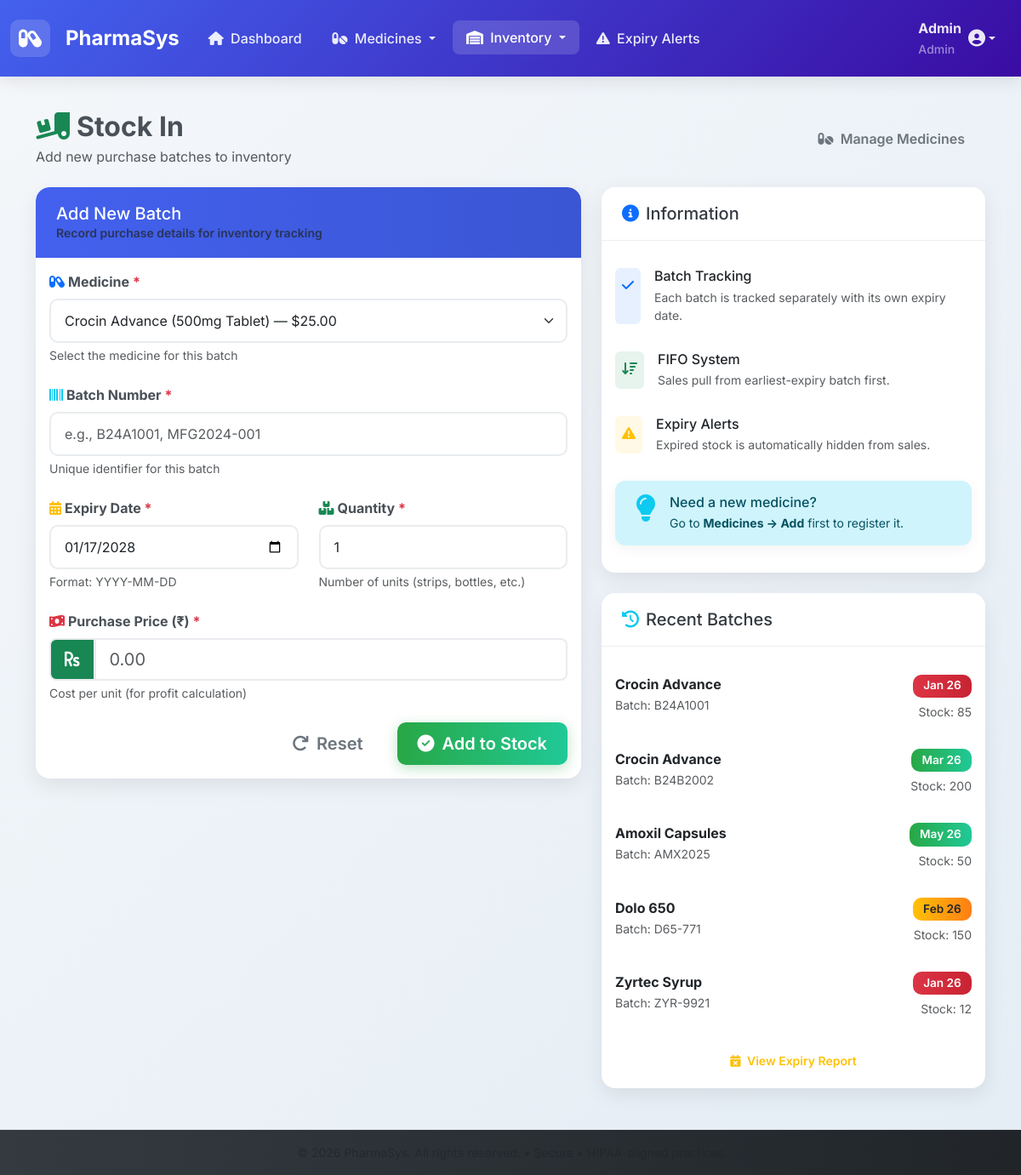
/inventory/stock-in.php?medicine_id=1 (signed in), run on the app's committed database.
### tables this page shows
CREATE TABLE batches (
    id INT AUTO_INCREMENT PRIMARY KEY,
    medicine_id INT NOT NULL,
    batch_number VARCHAR(100) NOT NULL,
    expiry_date DATE NOT NULL,
    quantity INT NOT NULL COMMENT 'Original quantity received',
    purchase_price DECIMAL(10,2) NOT NULL,
    remaining_stock INT NOT NULL,
    created_at TIMESTAMP DEFAULT CURRENT_TIMESTAMP,
    FOREIGN KEY (medicine_id) REFERENCES medicines(id) ON DELETE CASCADE,
    INDEX idx_medicine_id (medicine_id),
    INDEX idx_expiry (expiry_date, remaining_stock)
);

CREATE TABLE medicines (
    id INT AUTO_INCREMENT PRIMARY KEY,
    name VARCHAR(255) NOT NULL,
    generic_name VARCHAR(255),
    dosage VARCHAR(100),
    price DECIMAL(10,2) NOT NULL,
    created_at TIMESTAMP DEFAULT CURRENT_TIMESTAMP
);

### inventory/stock-in.php (the view, shortened to what this page needs)
<?php
require_once '../includes/config.php';
$stmt = $pdo->query("SELECT id, name, generic_name, dosage, price FROM medicines ORDER BY name");
$medicines = $stmt->fetchAll();
$pre_selected_id = $_GET['medicine_id'] ?? null;
$recent_batches = $pdo->query("
    SELECT b.batch_number, b.expiry_date, m.name, b.remaining_stock, b.created_at
    FROM batches b
    JOIN medicines m ON b.medicine_id = m.id
    ORDER BY b.created_at DESC
    LIMIT 5
")->fetchAll();
?>
<?php include '../includes/header.php'; ?>
<div class="d-flex justify-content-between align-items-center mb-4">
    <div>
        <h2 class="fw-bold mb-1"><i class="fas fa-truck-loading me-2 text-success"></i>Stock In</h2>
        <p class="text-muted mb-0">Add new purchase batches to inventory</p>
    </div>
    <a href="../medicines/list.php" class="btn btn-outline-secondary">
        <i class="fas fa-pills me-1"></i> Manage Medicines
    </a>
</div>
<div class="row">
    <div class="col-lg-7">
        <div class="card">
            <div class="card-header">
                <h5 class="mb-0">Add New Batch</h5>
                <p class="text-muted mb-0 small">Record purchase details for inventory tracking</p>
            </div>
            <div class="card-body">
                <form method="POST">
                    <div class="mb-4">
                        <label for="medicine_id" class="form-label fw-bold">
                            <i class="fas fa-capsules me-1 text-primary"></i>Medicine <span class="text-danger">*</span>
                        </label>
                        <select id="medicine_id" name="medicine_id" class="form-select form-select-lg" required>
                            <?php foreach ($medicines as $m): ?>
                            <option value="<?= $m['id'] ?>"
                                    <?= ($pre_selected_id && $m['id'] == $pre_selected_id) ||
                                         (isset($_POST['medicine_id']) && $m['id'] == $_POST['medicine_id'])
                                        ? 'selected' : '' ?>>
                                <?= htmlspecialchars($m['name']) ?>
                                <?= $m['dosage'] ? "({$m['dosage']})" : '' ?>
                            </option>
                            <?php endforeach; ?>
                        </select>
                        <div class="form-text">Select the medicine for this batch</div>
                    </div>
                    <div class="mb-4">
                        <label for="batch_number" class="form-label fw-bold">
                            <i class="fas fa-barcode me-1 text-info"></i>Batch Number <span class="text-danger">*</span>
                        </label>
                        <input type="text" id="batch_number" name="batch_number" class="form-control form-control-lg"
                               value="<?= htmlspecialchars($_POST['batch_number'] ?? '') ?>"
                               placeholder="e.g., B24A1001, MFG2024-001" required>
                        <div class="form-text">Unique identifier for this batch</div>
                    </div>
                    <div class="row mb-4">
                        <div class="col-md-6">
                            <label for="expiry_date" class="form-label fw-bold">
                                <i class="fas fa-calendar-alt me-1 text-warning"></i>Expiry Date <span class="text-danger">*</span>
                            </label>
                            <input type="date" id="expiry_date" name="expiry_date" class="form-control"
                                   value="<?= htmlspecialchars($_POST['expiry_date'] ?? date('Y-m-d', strtotime('+2 years'))) ?>"
                                   required>
                            <div class="form-text">Format: YYYY-MM-DD</div>
                        </div>
                        <div class="col-md-6">
                            <label for="quantity" class="form-label fw-bold">
                                <i class="fas fa-boxes me-1 text-success"></i>Quantity <span class="text-danger">*</span>
                            </label>
                            <input type="number" id="quantity" name="quantity" class="form-control"
                                   value="<?= (int)($_POST['quantity'] ?? 1) ?>" min="1" required>
                            <div class="form-text">Number of units (strips, bottles, etc.)</div>
                        </div>
                    </div>
                    <div class="mb-4">
                        <label for="purchase_price" class="form-label fw-bold">
                            <i class="fas fa-money-bill-wave me-1 text-danger"></i>Purchase Price (₹) <span class="text-danger">*</span>
                        </label>
                        <div class="input-group input-group-lg">
                            <span class="input-group-text bg-success text-white">
                                <i class="fas fa-rupee-sign"></i>
                            </span>
                            <input type="number" id="purchase_price" name="purchase_price" class="form-control"
                                   step="0.01" min="0" placeholder="0.00"
                                   value="<?= htmlspecialchars($_POST['purchase_price'] ?? '') ?>" required>
                        </div>
                        <div class="form-text">Cost per unit (for profit calculation)</div>
                    </div>
                    <div class="d-grid gap-2 d-md-flex justify-content-md-end mt-4">
                        <button type="reset" class="btn btn-lg btn-outline-secondary me-md-2">
                            <i class="fas fa-redo me-1"></i> Reset
                        </button>
                        <button type="submit" class="btn btn-lg btn-success">
                            <i class="fas fa-check-circle me-1"></i> Add to Stock
                        </button>
                    </div>
                </form>
            </div>
        </div>
    </div>
    <div class="col-lg-5">
        <div class="card mb-4">
            <div class="card-header bg-light">
                <h5 class="mb-0"><i class="fas fa-info-circle me-2 text-primary"></i>Information</h5>
            </div>
            <div class="card-body">
                <div class="list-group list-group-flush">
                    <div class="list-group-item border-0 px-0 py-3">
                        <div class="d-flex">
                            <div class="bg-primary bg-opacity-10 p-2 rounded me-3">
                                <i class="fas fa-check text-primary"></i>
                            </div>
                            <div>
                                <h6 class="mb-1">Batch Tracking</h6>
                                <p class="text-muted small mb-0">Each batch is tracked separately with its own expiry date.</p>
                            </div>
                        </div>
                    </div>
                    <div class="list-group-item border-0 px-0 py-3">
                        <div class="d-flex">
                            <div class="bg-success bg-opacity-10 p-2 rounded me-3">
                                <i class="fas fa-sort-amount-down text-success"></i>
                            </div>
                            <div>
                                <h6 class="mb-1">FIFO System</h6>
                                <p class="text-muted small mb-0">Sales pull from earliest-expiry batch first.</p>
                            </div>
                        </div>
                    </div>
                    <div class="list-group-item border-0 px-0 py-3">
                        <div class="d-flex">
                            <div class="bg-warning bg-opacity-10 p-2 rounded me-3">
                                <i class="fas fa-exclamation-triangle text-warning"></i>
                            </div>
                            <div>
                                <h6 class="mb-1">Expiry Alerts</h6>
                                <p class="text-muted small mb-0">Expired stock is automatically hidden from sales.</p>
                            </div>
                        </div>
                    </div>
                </div>
                <div class="alert alert-info mt-3">
                    <div class="d-flex">
                        <i class="fas fa-lightbulb fa-2x me-3 text-info"></i>
                        <div>
                            <h6 class="alert-heading mb-1">Need a new medicine?</h6>
                            <p class="mb-0 small">Go to <strong>Medicines → Add</strong> first to register it.</p>
                        </div>
                    </div>
                </div>
            </div>
        </div>
        <div class="card">
            <div class="card-header bg-light">
                <h5 class="mb-0"><i class="fas fa-history me-2 text-info"></i>Recent Batches</h5>
            </div>
            <div class="card-body">
                <?php if ($recent_batches): ?>
                <div class="list-group list-group-flush">
                    <?php foreach ($recent_batches as $batch):
                        $days_left = (new DateTime($batch['expiry_date']))->diff(new DateTime())->days;
                    ?>
                    <div class="list-group-item border-0 px-0 py-3">
                        <div class="d-flex justify-content-between align-items-start">
                            <div>
                                <div class="fw-bold"><?= htmlspecialchars($batch['name']) ?></div>
                                <small class="text-muted">
                                    Batch: <?= htmlspecialchars($batch['batch_number']) ?>
                                </small>
                            </div>
                            <div class="text-end">
                                <span class="badge bg-<?= $days_left <= 30 ? ($days_left <= 7 ? 'danger' : 'warning') : 'success' ?>">
                                    <?= date('M y', strtotime($batch['expiry_date'])) ?>
                                </span>
                                <div class="mt-1">
                                    <small class="text-muted">Stock: <?= $batch['remaining_stock'] ?></small>
                                </div>
                            </div>
                        </div>
                    </div>
                    <?php endforeach; ?>
                </div>
                <?php endif; ?>
                <div class="text-center mt-3">
                    <a href="../reports/expiry.php" class="btn btn-sm btn-outline-warning w-100">
                        <i class="fas fa-calendar-times me-1"></i> View Expiry Report
                    </a>
                </div>
            </div>
        </div>
    </div>
</div>
<?php include '../includes/footer.php'; ?>

### assets/css/style.css (style rules this page uses)
:root { --primary: #4361ee; --primary-dark: #3a56d4; --primary-light: #eef2ff; --secondary: #6c757d; --success: #28a745; --warning: #ffc107; --danger: #dc3545; --info: #17a2b8; --light: #f8f9fa; --dark: #343a40; --card-shadow: 0 8px 25px rgba(0,0,0,0.08); --transition: all 0.3s ease; }
body { font-family: 'Inter', -apple-system, BlinkMacSystemFont, 'Segoe UI', Roboto, sans-serif; background: linear-gradient(135deg, #f5f7fa 0%, #e4edf5 100%); color: #495057; min-height: 100vh; }
.card { border: none; border-radius: 16px; box-shadow: var(--card-shadow); overflow: hidden; margin-bottom: 1.5rem; background: white; transition: var(--transition); }
.card-header { background: linear-gradient(to right, var(--primary), var(--primary-dark)); color: white; border-bottom: none; padding: 1.2rem 1.5rem; font-weight: 600; border-radius: 16px 16px 0 0 !important; }
.card-header.bg-light { background: white !important; color: var(--dark); border-bottom: 1px solid #eee; }
.btn { border-radius: 10px; font-weight: 600; padding: 0.6rem 1.5rem; border: none; transition: all 0.3s; }
.btn-success { background: linear-gradient(to right, #28a745, #20c997); box-shadow: 0 4px 15px rgba(40, 167, 69, 0.3); }
.btn-sm { padding: 0.4rem 1rem; font-size: 0.875rem; }
.form-control, .form-select { border-radius: 10px; border: 2px solid #e9ecef; padding: 0.75rem 1rem; font-size: 1rem; transition: all 0.3s; }
.form-label { font-weight: 600; color: #495057; margin-bottom: 0.5rem; }
.input-group-text { border-radius: 10px 0 0 10px; background: var(--primary-light); border: 2px solid #e9ecef; color: var(--primary); font-weight: 500; }
.badge { padding: 0.5em 0.9em; border-radius: 10px; font-weight: 600; font-size: 0.85em; border: none; }
.badge.bg-success { background: linear-gradient(to right, #28a745, #20c997) !important; color: white !important; }
.badge.bg-warning { background: linear-gradient(to right, #ffc107, #fd7e14) !important; color: #212529 !important; }
.badge.bg-danger { background: linear-gradient(to right, #dc3545, #c82333) !important; color: white !important; }
.alert { border-radius: 12px; border: none; padding: 1rem 1.5rem; box-shadow: 0 4px 15px rgba(0,0,0,0.05); }

### data on the page
batches: medicine.name "Crocin Advance", batch_number "B24A1001", expiry_date "Jan 26", remaining_stock "85"
batches: medicine.name "Crocin Advance", batch_number "B24B2002", expiry_date "Mar 26", remaining_stock "200"
batches: medicine.name "Amoxil Capsules", batch_number "AMX2025", expiry_date "May 26", remaining_stock "50"
batches: medicine.name "Dolo 650", batch_number "D65-771", expiry_date "Feb 26", remaining_stock "150"
batches: medicine.name "Zyrtec Syrup", batch_number "ZYR-9921", expiry_date "Jan 26", remaining_stock "12"

### other printed values
$username "Admin"
$role "Admin"
form field medicine_id "Crocin Advance (500mg Tablet) — $25.00"
